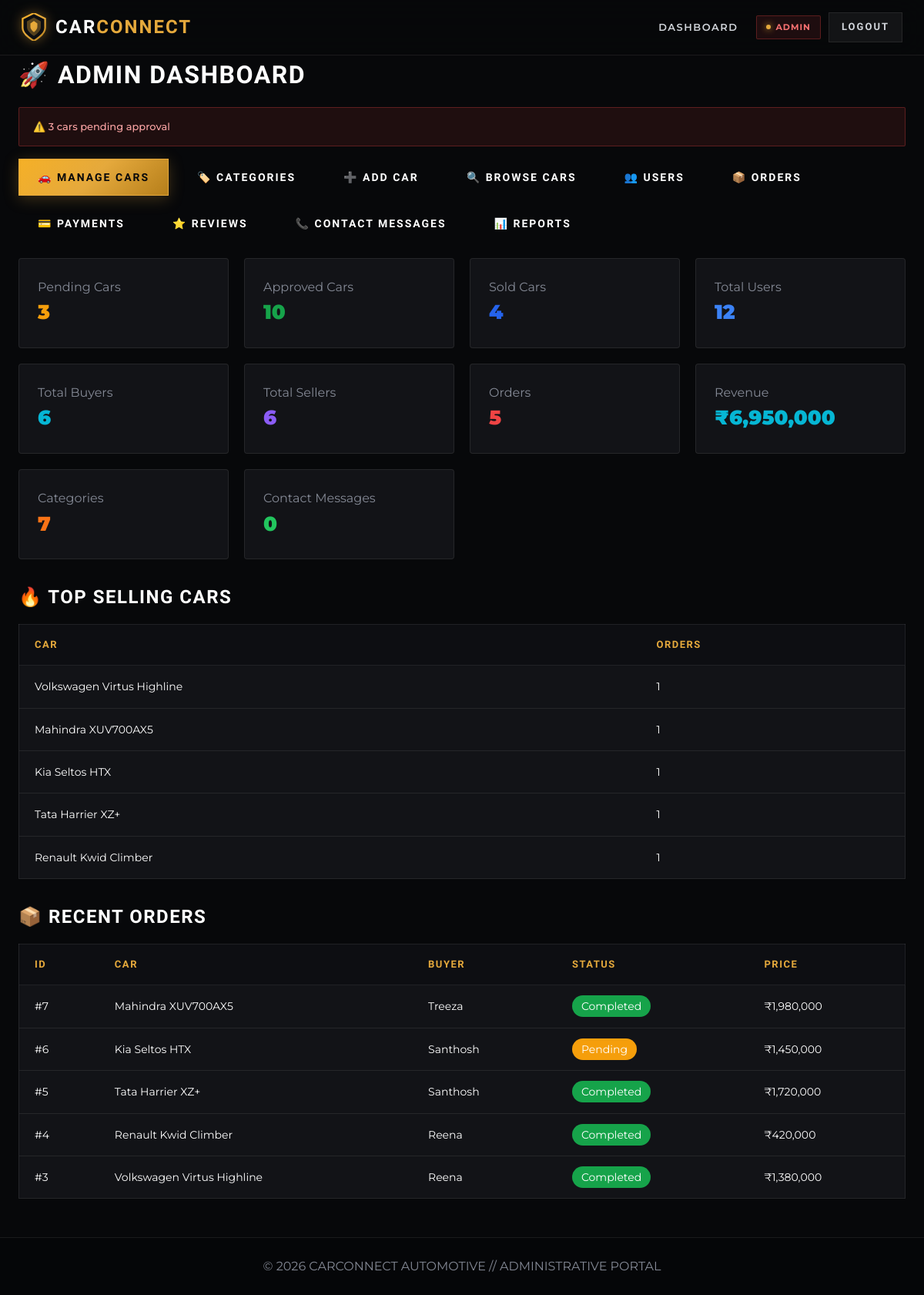
Page /admin/admin_dashboard.php (signed in) on the earlier database version.
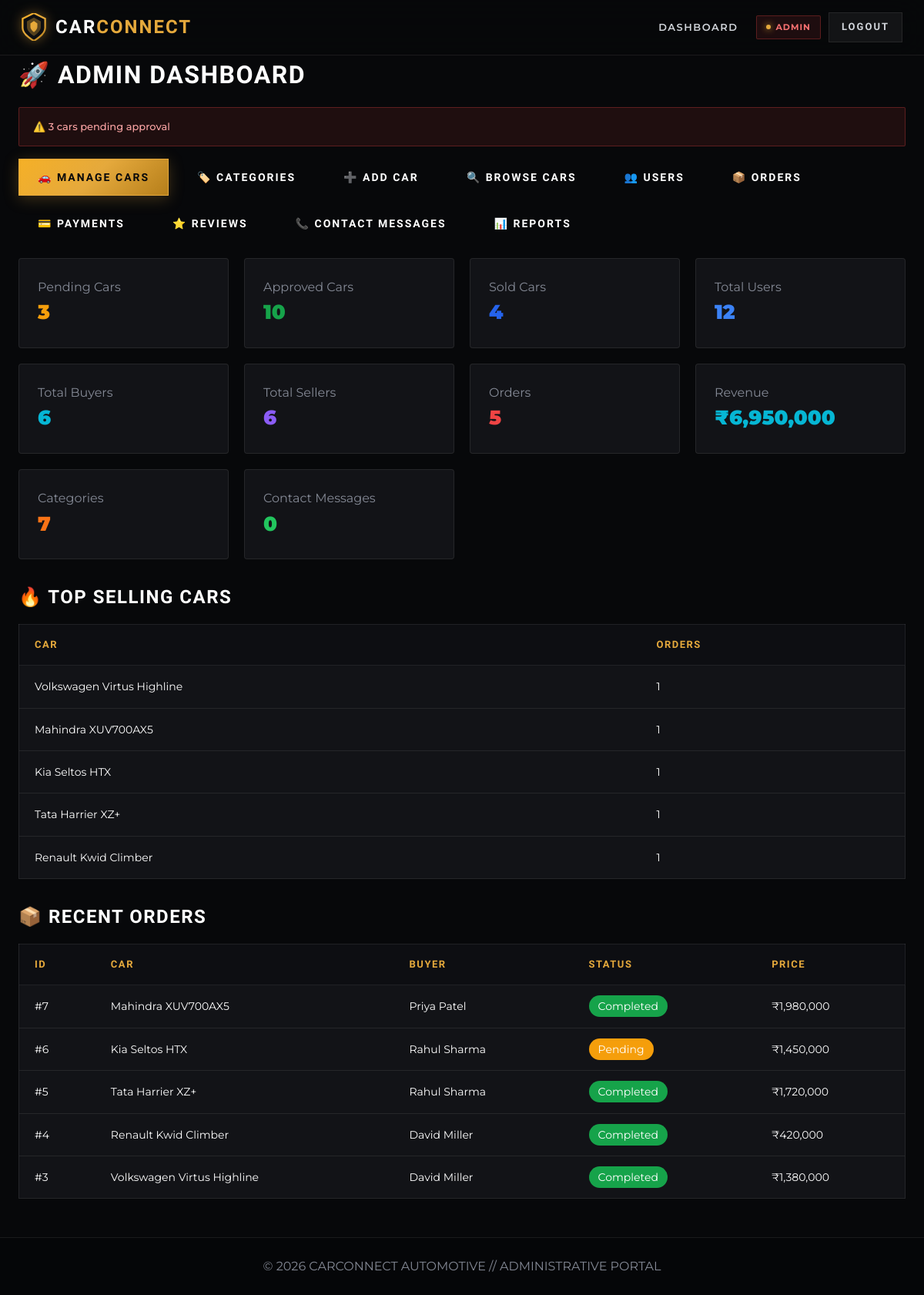
Same page on the later database version.
### tables this page shows
CREATE TABLE `orders` (
  `id` int(11) NOT NULL,
  `buyer_id` int(11) NOT NULL,
  `seller_id` int(11) NOT NULL,
  `car_id` int(11) NOT NULL,
  `total_price` decimal(12,2) NOT NULL,
  `order_status` enum('pending','completed','cancelled') DEFAULT 'pending',
  `created_at` timestamp NOT NULL DEFAULT current_timestamp()
);

CREATE TABLE `buyers` (
  `id` int(11) NOT NULL,
  `name` varchar(100) NOT NULL,
  `email` varchar(150) NOT NULL,
  `password` varchar(255) NOT NULL,
  `phone` varchar(20) DEFAULT NULL,
  `address` text DEFAULT NULL,
  `status` enum('active','inactive') DEFAULT 'active',
  `created_at` timestamp NOT NULL DEFAULT current_timestamp()
);

CREATE TABLE `car_listings` (
  `id` int(11) NOT NULL,
  `seller_id` int(11) NOT NULL,
  `category_id` int(11) DEFAULT NULL,
  `make` varchar(100) NOT NULL,
  `model` varchar(100) NOT NULL,
  `year` int(11) NOT NULL,
  `price` decimal(12,2) NOT NULL,
  `mileage` int(11) DEFAULT 0,
  `fuel_type` varchar(50) DEFAULT NULL,
  `transmission` varchar(50) DEFAULT NULL,
  `description` text DEFAULT NULL,
  `image_path` varchar(255) DEFAULT NULL,
  `status` enum('pending','approved','rejected','sold') DEFAULT 'pending',
  `created_at` timestamp NOT NULL DEFAULT current_timestamp(),
  `color` varchar(30) DEFAULT NULL,
  `owner_type` varchar(30) DEFAULT NULL,
  `body_type` varchar(30) DEFAULT NULL,
  `seating_capacity` int(11) DEFAULT NULL,
  `location` varchar(100) DEFAULT NULL
);

### includes/functions.php (called while the page is built, shortened)
<?php
function e($str){
    return htmlspecialchars((string)$str, ENT_QUOTES, 'UTF-8');
}
?>

### admin/admin_dashboard.php (the view, shortened to what this page needs)
<?php
require_once __DIR__ . "/../includes/db_connect.php";
require_once __DIR__ . "/../includes/functions.php";
require_once __DIR__ . "/../includes/header.php";
function safeCount($conn, $sql){
    $res = mysqli_query($conn, $sql);
    if($res){
        $row = mysqli_fetch_assoc($res);
        return $row ? (int)$row['c'] : 0;
    }
    return 0;
}
$pending      = safeCount($conn,"SELECT COUNT(*) c FROM car_listings WHERE status='pending'");
$approved     = safeCount($conn,"SELECT COUNT(*) c FROM car_listings WHERE status='approved'");
$sold         = safeCount($conn,"SELECT COUNT(*) c FROM car_listings WHERE status='sold'");
$totalBuyers  = safeCount($conn,"SELECT COUNT(*) c FROM buyers");
$totalSellers = safeCount($conn,"SELECT COUNT(*) c FROM sellers");
$totalOrders  = safeCount($conn,"SELECT COUNT(*) c FROM orders");
$totalCategories = safeCount($conn,"SELECT COUNT(*) c FROM car_categories");
$totalContacts = safeCount($conn,"SELECT COUNT(*) c FROM contact_messages");
$salesRes = mysqli_query($conn,"SELECT IFNULL(SUM(total_price),0) s FROM orders");
$totalSales = $salesRes ? mysqli_fetch_assoc($salesRes)['s'] : 0;
?>
<h1>🚀 Admin Dashboard</h1>
<?php if($pending > 0): ?>
<div class="alert">
⚠️ <?php echo intval($pending); ?> cars pending approval
</div>
<?php endif; ?>
<div style="display:flex;gap:12px;flex-wrap:wrap;margin-bottom:20px">
<a class="btn primary" href="/carconnect/admin/manage_cars.php">🚗 Manage Cars</a>
<a class="btn" href="/carconnect/admin/manage_categories.php">🏷️ Categories</a>
<a class="btn" href="/carconnect/admin/add_car.php">➕ Add Car</a>
<a class="btn" href="/carconnect/cars.php">🔍 Browse Cars</a>
<a class="btn" href="/carconnect/admin/manage_users.php">👥 Users</a>
<a class="btn" href="/carconnect/admin/manage_orders.php">📦 Orders</a>
<a class="btn" href="/carconnect/admin/manage_payments.php">💳 Payments</a>
<a class="btn" href="/carconnect/admin/manage_reviews.php">⭐ Reviews</a>
<a class="btn" href="/carconnect/admin/view_contacts.php">
📞 Contact Messages
</a>
<a class="btn" href="/carconnect/admin/view_reports.php">📊 Reports</a>
</div>
<div class="grid" style="grid-template-columns:repeat(4,1fr);gap:20px">
<?php
$cards = [
["Pending Cars",$pending,"#f59e0b"],
["Approved Cars",$approved,"#16a34a"],
["Sold Cars",$sold,"#2563eb"],
["Total Users",$totalBuyers + $totalSellers,"#3b82f6"],
["Total Buyers",$totalBuyers,"#06b6d4"],
["Total Sellers",$totalSellers,"#8b5cf6"],
["Orders",$totalOrders,"#ef4444"],
["Revenue","₹".number_format((float)$totalSales),"#06b6d4"],
["Categories",$totalCategories,"#f97316"],
["Contact Messages",$totalContacts,"#22c55e"]
];
foreach($cards as $c){
echo "
<div class='card'>
<div class='p'>
<div class='muted'>{$c[0]}</div>
<div style='font-size:26px;font-weight:900;color:{$c[2]}'>
{$c[1]}
</div>
</div>
</div>
";
}
?>
</div>
<h2 style="margin-top:30px">🔥 Top Selling Cars</h2>
<table class="table">
<tr>
<th>Car</th>
<th>Orders</th>
</tr>
<?php
$top = mysqli_query($conn,"
SELECT c.make,c.model,COUNT(*) cnt
FROM orders o
JOIN car_listings c ON c.id=o.car_id
GROUP BY o.car_id,c.make,c.model
ORDER BY cnt DESC
LIMIT 5
");
if($top && mysqli_num_rows($top)>0){
while($t=mysqli_fetch_assoc($top)){
echo "<tr>
<td>".e($t['make'])." ".e($t['model'])."</td>
<td>".$t['cnt']."</td>
</tr>";
}
}else{
echo "<tr><td colspan='2'>No data</td></tr>";
}
?>
</table>
<h2 style="margin-top:30px">📦 Recent Orders</h2>
<table class="table">
<tr>
<th>ID</th>
<th>Car</th>
<th>Buyer</th>
<th>Status</th>
<th>Price</th>
</tr>
<?php
$res = mysqli_query($conn,"
SELECT o.id,o.total_price,o.order_status,c.make,c.model,b.name buyer
FROM orders o
JOIN car_listings c ON c.id=o.car_id
JOIN buyers b ON b.id=o.buyer_id
ORDER BY o.id DESC
LIMIT 5
");
if($res && mysqli_num_rows($res)>0){
while($o=mysqli_fetch_assoc($res)){
$color="#6b7280";
if($o['order_status']=="completed") $color="#16a34a";
if($o['order_status']=="pending") $color="#f59e0b";
echo "<tr>
<td>#".$o['id']."</td>
<td>".e($o['make'])." ".e($o['model'])."</td>
<td>".e($o['buyer'])."</td>
<td><span style='background:$color;color:#fff;padding:5px 12px;border-radius:20px'>".ucfirst($o['order_status'])."</span></td>
<td>₹".number_format($o['total_price'])."</td>
</tr>";
}
}else{
echo "<tr><td colspan='5'>No orders</td></tr>";
}
?>
</table>
<?php require_once __DIR__ . "/../includes/footer.php"; ?>

Differences in the rows shown:
changed through a linked row, orders "Mahindra": buyer.name "Treeza" → "Priya Patel"
changed through a linked row, orders "Pending": buyer.name "Santhosh" → "Rahul Sharma"
changed through a linked row, orders "Tata": buyer.name "Santhosh" → "Rahul Sharma"
changed through a linked row, orders "Renault": buyer.name "Reena" → "David Miller"
changed through a linked row, orders "Volkswagen": buyer.name "Reena" → "David Miller"
